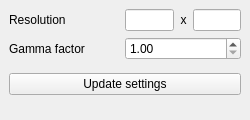
<?xml version="1.0" encoding="UTF-8"?>
<ui version="4.0">
 <class>OutputDock</class>
 <widget class="QDockWidget" name="OutputDock">
  <property name="geometry">
   <rect>
    <x>0</x>
    <y>0</y>
    <width>250</width>
    <height>120</height>
   </rect>
  </property>
  <property name="minimumSize">
   <size>
    <width>247</width>
    <height>120</height>
   </size>
  </property>
  <property name="maximumSize">
   <size>
    <width>250</width>
    <height>132</height>
   </size>
  </property>
  <property name="windowTitle">
   <string>Output</string>
  </property>
  <widget class="QWidget" name="dockWidgetContents">
   <layout class="QVBoxLayout" name="verticalLayout">
    <item>
     <layout class="QFormLayout" name="formLayout_2">
      <property name="fieldGrowthPolicy">
       <enum>QFormLayout::ExpandingFieldsGrow</enum>
      </property>
      <item row="0" column="0">
       <widget class="QLabel" name="label">
        <property name="sizePolicy">
         <sizepolicy hsizetype="Preferred" vsizetype="Preferred">
          <horstretch>5</horstretch>
          <verstretch>0</verstretch>
         </sizepolicy>
        </property>
        <property name="text">
         <string>Resolution</string>
        </property>
       </widget>
      </item>
      <item row="0" column="1">
       <layout class="QHBoxLayout" name="horizontalLayout_2" stretch="8,1,8">
        <item>
         <widget class="QLineEdit" name="resolutionWidthEdit">
          <property name="sizePolicy">
           <sizepolicy hsizetype="Expanding" vsizetype="Fixed">
            <horstretch>15</horstretch>
            <verstretch>0</verstretch>
           </sizepolicy>
          </property>
          <property name="autoFillBackground">
           <bool>false</bool>
          </property>
          <property name="maxLength">
           <number>6</number>
          </property>
         </widget>
        </item>
        <item>
         <widget class="QLabel" name="label_2">
          <property name="sizePolicy">
           <sizepolicy hsizetype="Minimum" vsizetype="Preferred">
            <horstretch>0</horstretch>
            <verstretch>1</verstretch>
           </sizepolicy>
          </property>
          <property name="minimumSize">
           <size>
            <width>7</width>
            <height>0</height>
           </size>
          </property>
          <property name="maximumSize">
           <size>
            <width>10</width>
            <height>16777215</height>
           </size>
          </property>
          <property name="text">
           <string>x</string>
          </property>
          <property name="alignment">
           <set>Qt::AlignCenter</set>
          </property>
         </widget>
        </item>
        <item>
         <widget class="QLineEdit" name="resolutionHeightEdit">
          <property name="sizePolicy">
           <sizepolicy hsizetype="Expanding" vsizetype="Fixed">
            <horstretch>15</horstretch>
            <verstretch>0</verstretch>
           </sizepolicy>
          </property>
         </widget>
        </item>
       </layout>
      </item>
      <item row="1" column="0">
       <widget class="QLabel" name="label_4">
        <property name="text">
         <string>Gamma factor</string>
        </property>
       </widget>
      </item>
      <item row="1" column="1">
       <widget class="QDoubleSpinBox" name="gammaEdit">
        <property name="sizePolicy">
         <sizepolicy hsizetype="Expanding" vsizetype="Fixed">
          <horstretch>1</horstretch>
          <verstretch>0</verstretch>
         </sizepolicy>
        </property>
        <property name="minimumSize">
         <size>
          <width>65</width>
          <height>0</height>
         </size>
        </property>
        <property name="minimum">
         <double>1.000000000000000</double>
        </property>
        <property name="maximum">
         <double>3.000000000000000</double>
        </property>
        <property name="singleStep">
         <double>0.100000000000000</double>
        </property>
       </widget>
      </item>
      <item row="2" column="0">
       <spacer name="horizontalSpacer">
        <property name="orientation">
         <enum>Qt::Horizontal</enum>
        </property>
        <property name="sizeHint" stdset="0">
         <size>
          <width>110</width>
          <height>1</height>
         </size>
        </property>
       </spacer>
      </item>
     </layout>
    </item>
    <item>
     <widget class="QPushButton" name="updateSettingsButton">
      <property name="sizePolicy">
       <sizepolicy hsizetype="Minimum" vsizetype="Fixed">
        <horstretch>0</horstretch>
        <verstretch>0</verstretch>
       </sizepolicy>
      </property>
      <property name="text">
       <string>Update settings</string>
      </property>
     </widget>
    </item>
    <item>
     <spacer name="verticalSpacer">
      <property name="orientation">
       <enum>Qt::Vertical</enum>
      </property>
      <property name="sizeHint" stdset="0">
       <size>
        <width>20</width>
        <height>40</height>
       </size>
      </property>
     </spacer>
    </item>
   </layout>
  </widget>
 </widget>
 <resources/>
 <connections/>
</ui>
